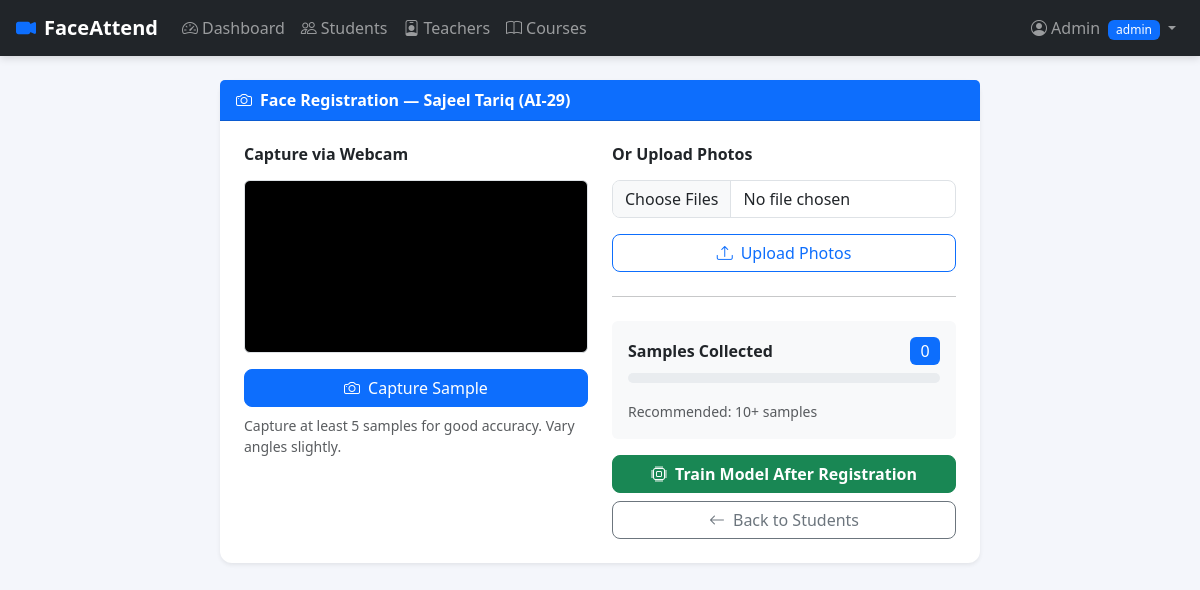
The page /admin/students/1/face (signed in) on the database its author committed.
### app/models.py (models this page shows)
class User(Base):
    __tablename__ = "users"
    id = Column(Integer, primary_key=True, index=True)
    name = Column(String, nullable=False)
    email = Column(String, unique=True, index=True, nullable=False)
    password_hash = Column(String, nullable=False)
    role = Column(String, default="student")  # admin / teacher / student
    student = relationship("Student", back_populates="user", uselist=False)
    teacher = relationship("Teacher", back_populates="user", uselist=False)

class Student(Base):
    __tablename__ = "students"
    id = Column(Integer, primary_key=True)
    user_id = Column(Integer, ForeignKey("users.id"), unique=True)
    roll_no = Column(String, unique=True)
    batch = Column(String)
    section = Column(String)
    face_label = Column(Integer, unique=True, nullable=True)  # LBPH numeric label
    user = relationship("User", back_populates="student")
    enrollments = relationship("Enrollment", back_populates="student")
    attendances = relationship("Attendance", back_populates="student")

### app/routers/admin.py (the view)
@router.get("/students/{student_id}/face", response_class=HTMLResponse)
def face_register_page(student_id: int, request: Request, db: Session = Depends(get_db)):
    admin = get_admin(request, db)
    if not admin:
        return RedirectResponse("/login", 302)
    student = db.query(models.Student).filter(models.Student.id == student_id).first()
    if not student:
        return RedirectResponse("/admin/students", 302)
    sample_count = face_engine.count_samples(student.face_label)
    return templates.TemplateResponse("admin/face_register.html", {
        "request": request, "user": admin, "student": student, "sample_count": sample_count
    })

### templates/admin/face_register.html (shortened to what this page needs)
{% extends "base.html" %}
{% block content %}
<div class="row justify-content-center">
  <div class="col-md-8">
    <div class="card border-0 shadow-sm">
      <div class="card-header bg-primary text-white fw-bold">
        <i class="bi bi-camera me-2"></i>Face Registration — {{ student.user.name }} ({{ student.roll_no }})
      </div>
      <div class="card-body p-4">
        <div class="row">
          <div class="col-md-6">
            <h6 class="fw-semibold mb-3">Capture via Webcam</h6>
            <div class="position-relative mb-3">
              <video id="video" width="100%" autoplay class="rounded border"></video>
            </div>
            <button id="captureBtn" class="btn btn-primary w-100">
              <i class="bi bi-camera me-2"></i>Capture Sample
            </button>
            <small class="text-muted d-block mt-2">Capture at least 5 samples for good accuracy. Vary angles slightly.</small>
          </div>
          <div class="col-md-6">
            <h6 class="fw-semibold mb-3">Or Upload Photos</h6>
            <div class="mb-3">
              <input type="file" id="uploadInput" accept="image/*" multiple class="form-control" />
            </div>
            <button id="uploadBtn" class="btn btn-outline-primary w-100">
              <i class="bi bi-upload me-2"></i>Upload Photos
            </button>
            <hr class="my-4" />
            <div class="p-3 bg-light rounded">
              <div class="d-flex justify-content-between align-items-center mb-2">
                <span class="fw-semibold">Samples Collected</span>
                <span class="badge bg-primary fs-6" id="sampleCount">{{ sample_count }}</span>
              </div>
              <div class="progress mb-3" style="height: 10px;">
              </div>
              <small class="text-muted">Recommended: 10+ samples</small>
            </div>
            <div class="mt-3">
              <form method="post" action="/admin/train-model">
                <button type="submit" class="btn btn-success w-100 fw-semibold">
                  <i class="bi bi-cpu me-2"></i>Train Model After Registration
                </button>
              </form>
              <a href="/admin/students" class="btn btn-outline-secondary w-100 mt-2">
                <i class="bi bi-arrow-left me-2"></i>Back to Students
              </a>
            </div>
          </div>
        </div>
      </div>
    </div>
  </div>
</div>
{% endblock %}

### templates/base.html (shortened to what this page needs)
<!DOCTYPE html>
<html lang="en">
<head>
  <link href="https://cdn.jsdelivr.net/npm/bootstrap@5.3.3/dist/css/bootstrap.min.css" rel="stylesheet" />
  <link href="https://cdn.jsdelivr.net/npm/bootstrap-icons@1.11.3/font/bootstrap-icons.min.css" rel="stylesheet" />
  <link href="/static/css/style.css" rel="stylesheet" />
</head>
<body>
{% if user %}
<nav class="navbar navbar-expand-lg navbar-dark bg-dark px-3">
  <a class="navbar-brand fw-bold" href="#">
    <i class="bi bi-camera-video-fill me-2 text-primary"></i>FaceAttend
  </a>
  <div class="collapse navbar-collapse">
    <ul class="navbar-nav me-auto">
      {% if user.role == 'admin' %}
        <li class="nav-item"><a class="nav-link" href="/admin/dashboard"><i class="bi bi-speedometer2 me-1"></i>Dashboard</a></li>
        <li class="nav-item"><a class="nav-link" href="/admin/students"><i class="bi bi-people me-1"></i>Students</a></li>
        <li class="nav-item"><a class="nav-link" href="/admin/teachers"><i class="bi bi-person-badge me-1"></i>Teachers</a></li>
        <li class="nav-item"><a class="nav-link" href="/admin/courses"><i class="bi bi-book me-1"></i>Courses</a></li>
      {% elif user.role == 'teacher' %}
        <li class="nav-item"><a class="nav-link" href="/teacher/dashboard"><i class="bi bi-speedometer2 me-1"></i>Dashboard</a></li>
      {% elif user.role == 'student' %}
        <li class="nav-item"><a class="nav-link" href="/student/dashboard"><i class="bi bi-calendar-check me-1"></i>My Attendance</a></li>
      {% endif %}
    </ul>
    <ul class="navbar-nav">
      <li class="nav-item dropdown">
        <a class="nav-link dropdown-toggle" href="#" data-bs-toggle="dropdown">
          <i class="bi bi-person-circle me-1"></i>{{ user.name }}
          <span class="badge bg-primary ms-1">{{ user.role }}</span>
        </a>
      </li>
    </ul>
  </div>
</nav>
{% endif %}
<div class="container-fluid py-4 px-4">
  {% block content %}{% endblock %}
</div>
</body>
</html>

### static/css/style.css (style rules this page uses)
body { background-color: #f4f6fb; font-family: 'Segoe UI', sans-serif; }
.navbar { box-shadow: 0 2px 8px rgba(0,0,0,0.15); }
.card { border-radius: 12px; transition: box-shadow 0.2s; }
video { background: #000; display: block; }
.progress { border-radius: 999px; }
.badge { font-weight: 500; }
.btn { border-radius: 8px; }
.form-control, .form-select { border-radius: 8px; }

### rows shown on the page
User: name "Admin", role "admin"
User: user.name "Sajeel Tariq"
Student: roll_no "AI-29"

### other values the page prints
{{ sample_count }} "0"
